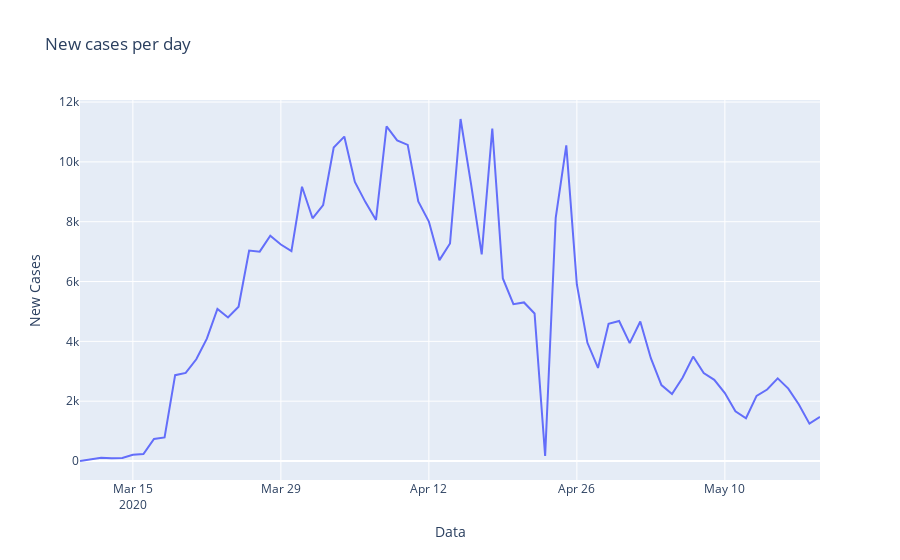

Source (notebook cell):
### Code cell
# Visualizing
plt.line(us, x='observationdate', y='newcases', title='New cases per day',
       labels={'observationdate': 'Data', 'newcases': 'New Cases'})
